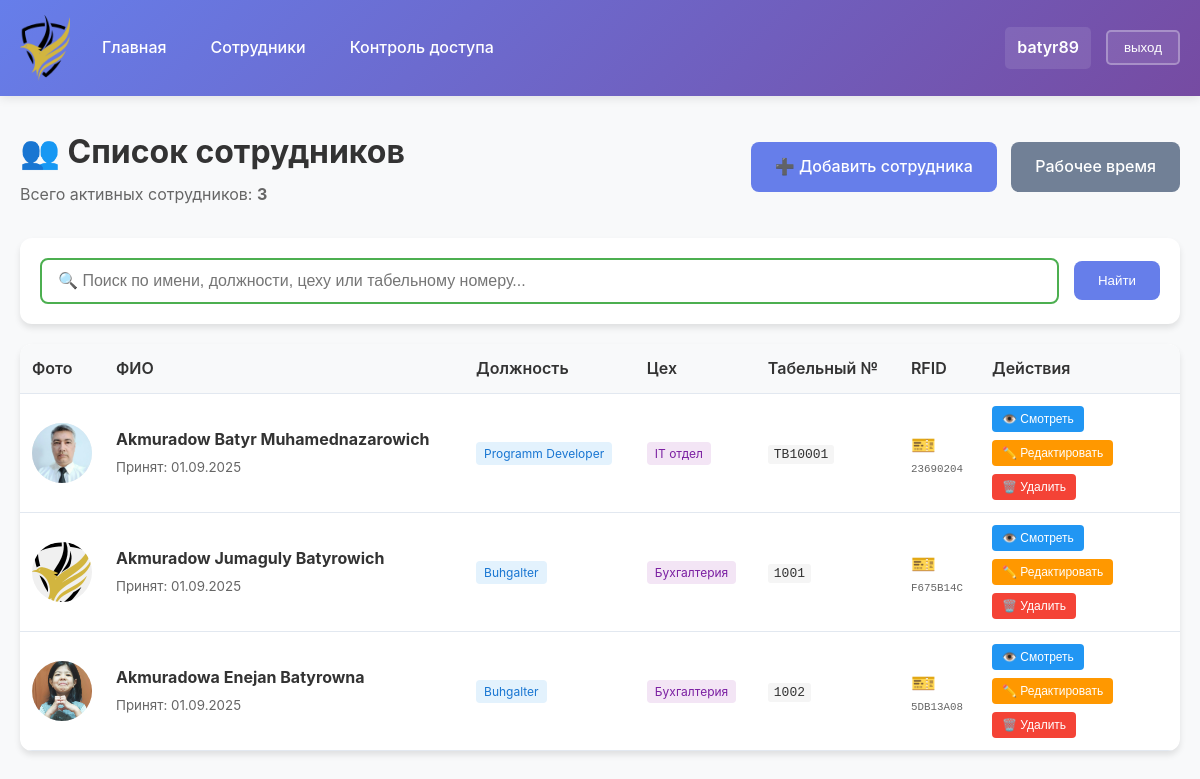
The app's page /employees/list/ (signed in) with its own data.
### employees/models.py (models this page shows, shortened)
class Employee(models.Model):
    rfid_uid = models.CharField(max_length=20, unique=True, blank=True, null=True, verbose_name="RFID UID")
    first_name = models.CharField(max_length=50, verbose_name="Имя")
    last_name = models.CharField(max_length=50, verbose_name="Фамилия")
    middle_name = models.CharField(max_length=50, blank=True, verbose_name="Отчество")
    birth_date = models.DateField(null=True, blank=True, verbose_name="Дата рождения")
    GENDER_CHOICES = [
        ('M', 'Мужской'),
        ('F', 'Женский'),
    ]
    gender = models.CharField(max_length=1, choices=GENDER_CHOICES, blank=True, verbose_name="Пол")
    MARITAL_STATUS_CHOICES = [
        ('single', 'Холост/Не замужем'),
        ('married', 'Женат/Замужем'),
        ('divorced', 'Разведен(а)'),
        ('widowed', 'Вдовец/Вдова'),
    ]
    marital_status = models.CharField(
        max_length=20,
        choices=MARITAL_STATUS_CHOICES,
        blank=True,
        verbose_name="Семейное положение"
    )
    phone_regex = RegexValidator(
        regex=r'^\+?1?\d{9,15}$',
        message="Номер телефона должен быть в формате: '+999999999'. До 15 цифр."
    )
    phone = models.CharField(validators=[phone_regex], max_length=17, blank=True, verbose_name="Телефон")
    email = models.EmailField(blank=True, verbose_name="Email")
    address = models.TextField(blank=True, verbose_name="Адрес проживания")
    passport_series_regex = RegexValidator(
        regex=r'^[IVXLC]-[A-Z]{2}$',
        message="Серия паспорта должна быть в формате: I-AH, II-MR и т.д."
    )
    passport_series = models.CharField(validators=[passport_series_regex], max_length=4, blank=True, verbose_name="Серия паспорта")
    passport_number_regex = RegexValidator(
        regex=r'^\d{6}$',
        message="Номер паспорта должен содержать 6 цифр"
    )
    passport_number = models.CharField(validators=[passport_number_regex], max_length=6, blank=True, verbose_name="Номер паспорта")
    passport_issued_date = models.DateField(null=True, blank=True, verbose_name="Дата выдачи паспорта")
    passport_issued_by = models.TextField(blank=True, verbose_name="Кем выдан паспорт")
    inn_regex = RegexValidator(
        regex=r'^\d{10}$|^\d{12}$',
        message="ИНН должен содержать 10 или 12 цифр."
    )
    inn = models.CharField(validators=[inn_regex], max_length=12, blank=True, verbose_name="ИНН")
    snils_regex = RegexValidator(
        regex=r'^\d{11}$',
        message="СНИЛС должен содержать 11 цифр"
    )
    snils = models.CharField(validators=[snils_regex], max_length=11, blank=True, verbose_name="СНИЛС")
    department = models.CharField(max_length=100, verbose_name="Цех")
    position = models.CharField(max_length=100, verbose_name="Должность")
    employee_id = models.CharField(max_length=20, unique=True, verbose_name="Табельный номер")
    photo = models.ImageField(upload_to='employee_photos/', blank=True, null=True, verbose_name="Фото")
    is_active = models.BooleanField(default=True, verbose_name="Активен")
    hire_date = models.DateField(verbose_name="Дата приема")
    created_at = models.DateTimeField(auto_now_add=True)
    updated_at = models.DateTimeField(auto_now=True)
    class Meta:
        verbose_name = "Сотрудник"
        verbose_name_plural = "Сотрудники"
        ordering = ['last_name', 'first_name']
    def get_full_name(self):
        return f"{self.last_name} {self.first_name} {self.middle_name}".strip()

### employees/views.py (the view, shortened to what this page needs)
# urls.py: path('list/', views.EmployeeListView.as_view(), name='employee_list'),
class EmployeeListView(LoginRequiredMixin, ListView):
    model = Employee
    template_name = 'employees/employee_list.html'
    context_object_name = 'employees'
    paginate_by = 20
    ordering = ['last_name', 'first_name']
    def get_queryset(self):
        queryset = Employee.objects.filter(is_active=True)
        search_query = self.request.GET.get('search', '')
        return queryset
    def get_context_data(self, **kwargs):
        context = super().get_context_data(**kwargs)
        context['search_query'] = self.request.GET.get('search', '')
        context['total_employees'] = Employee.objects.filter(is_active=True).count()
        return context

### templates/employees/employee_list.html (shortened to what this page needs)
{% extends 'base.html' %}
{% block content %}
<div class="page-header">
    <div style="display: flex; justify-content: space-between; align-items: center; margin-bottom: 30px;">
        <div>
            <h1 style="margin: 0; color: #333;">👥 Список сотрудников</h1>
            <p style="margin: 5px 0 0 0; color: #666;">Всего активных сотрудников: <strong>{{ total_employees }}</strong></p>
        </div>
        <div>
            <a href="{% url 'employees:employee_add' %}" class="btn" style="margin-right: 10px;">➕ Добавить сотрудника</a>
            <a href="{% url 'employees:worktime_list' %}" class="btn btn-secondary"> Рабочее время</a>
        </div>
    </div>
</div>
<div class="card" style="margin-bottom: 20px;">
    <form method="GET" id="searchForm" style="display: flex; gap: 15px; align-items: center;">
        <div style="flex: 1; position: relative;">
            <input
                type="text"
                id="employeeSearchInput"
                name="search"
                value="{{ search_query }}"
                placeholder="🔍 Поиск по имени, должности, цеху или табельному номеру..."
                class="form-control"
                style="margin: 0;"
                autocomplete="off"
            >
        </div>
        <button type="submit" class="btn" style="white-space: nowrap;">Найти</button>
    </form>
</div>
<div class="card" style="padding: 0; overflow: hidden;">
    {% if employees %}
        <table class="table" style="margin: 0;">
            <thead>
                <tr>
                    <th style="width: 80px;">Фото</th>
                    <th>ФИО</th>
                    <th>Должность</th>
                    <th>Цех</th>
                    <th>Табельный №</th>
                    <th>RFID</th>
                    <th style="width: 200px;">Действия</th>
                </tr>
            </thead>
            <tbody>
                {% for employee in employees %}
                <tr style="{% if not employee.is_active %}opacity: 0.6;{% endif %}">
                    <td>
                        <div style="width: 60px; height: 60px; border-radius: 50%; overflow: hidden; background: #f0f0f0; display: flex; align-items: center; justify-content: center;">
                            {% if employee.photo %}
                                <img src="{{ employee.photo.url }}" alt="Фото" style="width: 100%; height: 100%; object-fit: cover;">
                            {% else %}
                                <span style="font-size: 24px; color: #999;">👤</span>
                            {% endif %}
                        </div>
                    </td>
                    <td>
                        <div>
                            <strong style="display: block; margin-bottom: 2px;">{{ employee.get_full_name }}</strong>
                            <small style="color: #666;">Принят: {{ employee.hire_date|date:"d.m.Y" }}</small>
                        </div>
                    </td>
                    <td>
                        <span style="background: #e3f2fd; color: #1976d2; padding: 4px 8px; border-radius: 4px; font-size: 12px;">
                            {{ employee.position }}
                        </span>
                    </td>
                    <td>
                        <span style="background: #f3e5f5; color: #7b1fa2; padding: 4px 8px; border-radius: 4px; font-size: 12px;">
                            {{ employee.department }}
                        </span>
                    </td>
                    <td>
                        <code style="background: #f5f5f5; padding: 2px 6px; border-radius: 3px; font-family: monospace;">
                            {{ employee.employee_id }}
                        </code>
                    </td>
                    <td>
                        {% if employee.rfid_uid %}
                            <span style="color: #4caf50; font-size: 20px;" title="RFID привязан">🎫</span>
                            <small style="display: block; color: #666; font-family: monospace;">{{ employee.rfid_uid }}</small>
                        {% else %}
                            <span style="color: #f44336; font-size: 20px;" title="RFID не привязан">❌</span>
                            <small style="display: block; color: #999;">Нет карты</small>
                        {% endif %}
                    </td>
                    <td>
                        <div style="display: flex; gap: 8px; flex-wrap: wrap;">
                            <button
                                onclick="viewEmployee({{ employee.id }})"
                                class="action-btn view-btn"
                                title="Просмотр"
                                style="background: #2196f3; color: white; border: none; padding: 6px 10px; border-radius: 4px; cursor: pointer; font-size: 12px;"
                            >
                                👁️ Смотреть
                            </button>
                            <button
                                onclick="editEmployee({{ employee.id }})"
                                class="action-btn edit-btn"
                                title="Редактировать"
                                style="background: #ff9800; color: white; border: none; padding: 6px 10px; border-radius: 4px; cursor: pointer; font-size: 12px;"
                            >
                                ✏️ Редактировать
                            </button>
                            <button
                                onclick="deleteEmployee({{ employee.id }}, '{{ employee.get_full_name }}')"
                                class="action-btn delete-btn"
                                title="Удалить"
                                style="background: #f44336; color: white; border: none; padding: 6px 10px; border-radius: 4px; cursor: pointer; font-size: 12px;"
                            >
                                🗑️ Удалить
                            </button>
                        </div>
                    </td>
                </tr>
                {% endfor %}
            </tbody>
        </table>
    {% endif %}
</div>
{% endblock %}

### templates/base.html (shortened to what this page needs)
{% load group_filters %}
{% load static %}
<!DOCTYPE html>
<html>
<head>
    <link rel="stylesheet" href="{% static 'css/style.css' %}">
</head>
<body>
    <div class="header">
        <div class="header-left">
            <img src="{% static 'images/logo.png' %}" alt="Logo" class="logo-menu-title">
            {% if user.is_authenticated %}
                <div class="nav-links">
                    <a href="/employees/">Главная</a>
                    {% if user.groups.all|length > 0 %}
                        {% for group in user.groups.all %}
                            {% if group.name == "HR_Admins" %}
                                <div class="dropdown">
                                    <a href="#">Сотрудники</a>
                                    <div class="dropdown-content">
                                        <a href="{% url 'employees:employee_list' %}">Список сотрудников</a>
                                        <a href="{% url 'employees:employee_add' %}">Добавить сотрудника</a>
                                    </div>
                                </div>
                                <a href="{% url 'employees:worktime_list' %}">Рабочее время</a>
                                <div class="dropdown">
                                    <a href="#">Отчеты</a>
                                    <div class="dropdown-content">
                                        <a href="#">По времени</a>
                                        <a href="#">По отделам</a>
                                        <a href="#">Экспорт данных</a>
                                    </div>
                                </div>
                            {% elif group.name == "HR_Users" %}
                                <div class="dropdown">
                                    <a href="#">Сотрудники</a>
                                    <div class="dropdown-content">
                                        <a href="{% url 'employees:employee_list' %}">Список сотрудников</a>
                                        <a href="{% url 'employees:employee_add' %}">Добавить сотрудника</a>
                                    </div>
                                </div>
                                <a href="{% url 'employees:security_display' %}">Контроль доступа</a>
                                <div class="dropdown">
                                    <a href="#">Отчеты</a>
                                    <div class="dropdown-content">
                                        <a href="#">По времени</a>
                                        <a href="#">По отделам</a>
                                    </div>
                                </div>
                            {% elif group.name == "Security_Users" %}
                                <a href="{% url 'employees:security_display' %}">Контроль доступа</a>
                            {% elif group.name == "Department_Managers" %}
                                <a href="{% url 'employees:employee_list' %}">Мои сотрудники</a>
                                <a href="{% url 'employees:security_display' %}">Контроль доступа</a>
                            {% endif %}
                        {% endfor %}
                    {% else %}
                        <a href="{% url 'employees:employee_list' %}">Сотрудники</a>
                        <a href="{% url 'employees:security_display' %}">Контроль доступа</a>
                    {% endif %}
                </div>
            {% endif %}
        </div>
        {% if user.is_authenticated %}
            <div class="header-right">
                <span class="username">{{ user.username }}</span>
                <form action="/logout/" method="post">
                    <button type="submit">выход</button>
                </form>
            </div>
        {% endif %}
    </div>
    <div class="container">
        {% block content %}
        {% endblock %}
    </div>
</body>
</html>

### records on screen
Employee: photo (picture), get_full_name "Akmuradow Batyr Muhamednazarowich", hire_date "01.09.2025", position "Programm Developer", department "IT отдел", employee_id "TB10001", rfid_uid "23690204"
Employee: photo (picture), get_full_name "Akmuradow Jumaguly Batyrowich", hire_date "01.09.2025", position "Buhgalter", department "Бухгалтерия", employee_id "1001", rfid_uid "F675B14C"
Employee: photo (picture), get_full_name "Akmuradowa Enejan Batyrowna", hire_date "01.09.2025", position "Buhgalter", department "Бухгалтерия", employee_id "1002", rfid_uid "5DB13A08"

### other values on screen
{{ user.username }} "batyr89"
{{ total_employees }} "3"
